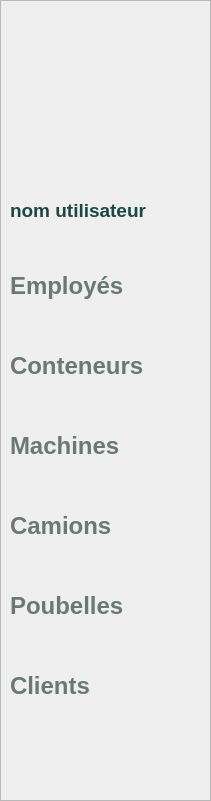
   <widget class="QFrame" name="sidebarFrame">
    <property name="geometry">
     <rect>
      <x>0</x>
      <y>0</y>
      <width>211</width>
      <height>801</height>
     </rect>
    </property>
    <property name="styleSheet">
     <string notr="true">#sidebarFrame{
	background-color:#ecf5e9;
	border:none;
}
QLabel{
	background-color:transparent;
	color: #1d4840;
	text-align:left;
	font-size:14pt;
	font-family:&quot;Segoe UI&quot;, sans-serif;
	font-weight:bold;
}
#logo{
	background-image:
}
QPushButton{
	text-align:left;
	color:#6a7975;
	background: transparent;
	font-family:&quot;Segoe UI&quot;, sans-serif;
	font-weight:bold;
	padding-left:10px;
	font-size: 18pt;
	border: none;
}
QPushButton:hover{
	color:#0e140c;
	background-color:#baf49c;
	border-top-right-radius:25px;
	border-bottom-right-radius:25px;
}</string>
    </property>
    <property name="frameShape">
     <enum>QFrame::Shape::StyledPanel</enum>
    </property>
    <property name="frameShadow">
     <enum>QFrame::Shadow::Raised</enum>
    </property>
    <widget class="QPushButton" name="GEmpBtn">
     <property name="enabled">
      <bool>true</bool>
     </property>
     <property name="geometry">
      <rect>
       <x>0</x>
       <y>260</y>
       <width>211</width>
       <height>51</height>
      </rect>
     </property>
     <property name="cursor">
      <cursorShape>PointingHandCursor</cursorShape>
     </property>
     <property name="text">
      <string>Employés</string>
     </property>
    </widget>
    <widget class="QPushButton" name="GContBtn">
     <property name="geometry">
      <rect>
       <x>0</x>
       <y>340</y>
       <width>211</width>
       <height>51</height>
      </rect>
     </property>
     <property name="cursor">
      <cursorShape>PointingHandCursor</cursorShape>
     </property>
     <property name="text">
      <string>Conteneurs</string>
     </property>
    </widget>
    <widget class="QPushButton" name="GMachinBtn">
     <property name="geometry">
      <rect>
       <x>0</x>
       <y>420</y>
       <width>211</width>
       <height>51</height>
      </rect>
     </property>
     <property name="cursor">
      <cursorShape>PointingHandCursor</cursorShape>
     </property>
     <property name="text">
      <string>Machines</string>
     </property>
    </widget>
    <widget class="QPushButton" name="GCamBtn">
     <property name="geometry">
      <rect>
       <x>0</x>
       <y>500</y>
       <width>211</width>
       <height>51</height>
      </rect>
     </property>
     <property name="cursor">
      <cursorShape>PointingHandCursor</cursorShape>
     </property>
     <property name="text">
      <string>Camions</string>
     </property>
    </widget>
    <widget class="QPushButton" name="GPcBtn">
     <property name="geometry">
      <rect>
       <x>0</x>
       <y>580</y>
       <width>211</width>
       <height>51</height>
      </rect>
     </property>
     <property name="cursor">
      <cursorShape>PointingHandCursor</cursorShape>
     </property>
     <property name="text">
      <string>Poubelles</string>
     </property>
    </widget>
    <widget class="QPushButton" name="GClientBtn">
     <property name="geometry">
      <rect>
       <x>0</x>
       <y>660</y>
       <width>211</width>
       <height>51</height>
      </rect>
     </property>
     <property name="cursor">
      <cursorShape>PointingHandCursor</cursorShape>
     </property>
     <property name="text">
      <string>Clients</string>
     </property>
    </widget>
    <widget class="QLabel" name="AppUsername">
     <property name="geometry">
      <rect>
       <x>10</x>
       <y>190</y>
       <width>201</width>
       <height>41</height>
      </rect>
     </property>
     <property name="text">
      <string>nom utilisateur</string>
     </property>
    </widget>
    <widget class="QLabel" name="AppLogo">
     <property name="geometry">
      <rect>
       <x>50</x>
       <y>50</y>
       <width>101</width>
       <height>101</height>
      </rect>
     </property>
     <property name="text">
      <string/>
     </property>
     <property name="pixmap">
      <pixmap resource="sidebarRessources.qrc">:/images/recytrack_logo.png</pixmap>
     </property>
     <property name="scaledContents">
      <bool>true</bool>
     </property>
    </widget>
    <widget class="QPushButton" name="logoutBtn">
     <property name="geometry">
      <rect>
       <x>0</x>
       <y>720</y>
       <width>91</width>
       <height>61</height>
      </rect>
     </property>
     <property name="text">
      <string/>
     </property>
     <property name="icon">
      <iconset>
       <normalon>:/new/sidebarRess/sideBarImage/logout.png</normalon>
      </iconset>
     </property>
     <property name="iconSize">
      <size>
       <width>75</width>
       <height>75</height>
      </size>
     </property>
    </widget>
   </widget>
